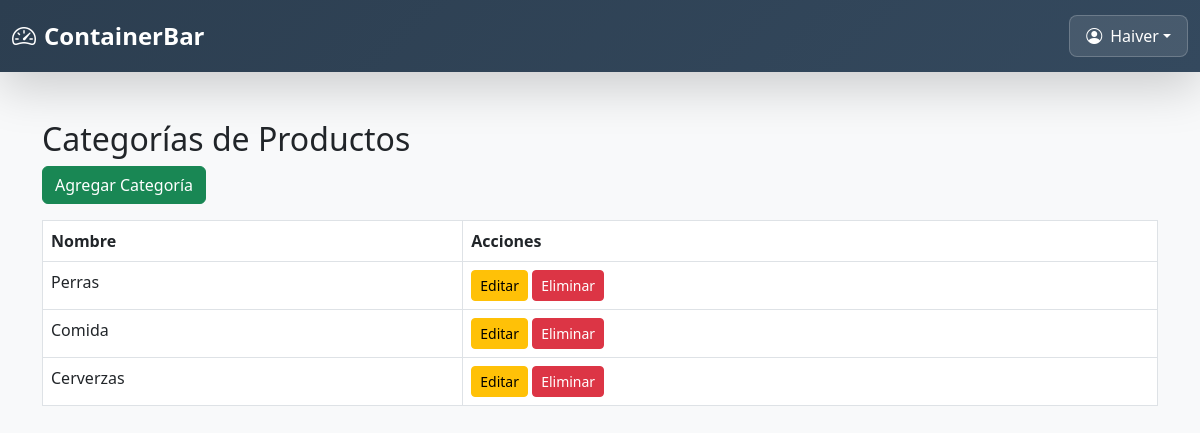
Screenshot of /categorias/ (signed in) with the database file from the repository.
### core/models.py (models this page shows, shortened)
class Categoria(models.Model):
    nombre = models.CharField(max_length=100, unique=True)
    descripcion = models.TextField(blank=True)

### core/views.py (the view)
# urls.py: path('categorias/', views.categorias_listar, name='categorias_listar'),
@never_cache
@login_required
def categorias_listar(request):
    categorias = Categoria.objects.all()
    return render(request, 'core/categorias/listar.html', {'categorias': categorias})

### core/templates/core/categorias/listar.html (shortened to what this page needs)
{% extends 'core/base.html' %}
{% block content %}
<div class="container mt-5">
  <h2>Categorías de Productos</h2>
  <a href="{% url 'categoria_crear' %}" class="btn btn-success mb-3">Agregar Categoría</a>
  <table class="table table-bordered">
    <thead>
      <tr>
        <th>Nombre</th>
        <th>Acciones</th>
      </tr>
    </thead>
    <tbody>
      {% for categoria in categorias %}
      <tr>
        <td>{{ categoria.nombre }}</td>
        <td>
          <a href="{% url 'categoria_editar' categoria.id %}" class="btn btn-sm btn-warning">Editar</a>
          <a href="{% url 'categoria_eliminar' categoria.id %}" class="btn btn-sm btn-danger">Eliminar</a>
        </td>
      </tr>
      {% empty %}
      <tr>
        <td colspan="2" class="text-center">No hay categorías registradas.</td>
      </tr>
      {% endfor %}
    </tbody>
  </table>
</div>
{% endblock %}

### core/templates/core/base.html (shortened to what this page needs)
<!DOCTYPE html>
<html lang="es">
<head>
  <link href="https://cdn.jsdelivr.net/npm/bootstrap@5.3.0/dist/css/bootstrap.min.css" rel="stylesheet">
  <link href="https://cdn.jsdelivr.net/npm/bootstrap-icons@1.10.5/font/bootstrap-icons.css" rel="stylesheet">
  <link href="https://cdnjs.cloudflare.com/ajax/libs/animate.css/4.1.1/animate.min.css" rel="stylesheet">
</head>
<body class="bg-light">
  <header class="header-fixed shadow-lg">
    <div class="container-fluid">
      <div class="d-flex justify-content-between align-items-center">
        <h3 class="header-title d-flex align-items-center">
          <i class="bi bi-speedometer2 me-2"></i>
          <span class="mobile-hide">Container </span> Bar
        </h3>
        {% if user.is_authenticated %}
          <div class="dropdown">
            <button class="btn user-btn dropdown-toggle d-flex align-items-center"
                    type="button"
                    id="usuarioDropdown"
                    data-bs-toggle="dropdown"
                    aria-expanded="false">
              <i class="bi bi-person-circle me-2"></i>
              <span class="mobile-hide">{{ request.user.username }}</span>
            </button>
          </div>
        {% endif %}
      </div>
    </div>
  </header>
  <main class="flex-grow-1">
    {% block content %}{% endblock %}
  </main>
</body>
</html>

### core/templates/core/base.html (style rules this page uses)
.header-fixed { background: linear-gradient(135deg, #2c3e50 0%, #34495e 100%); min-height: 70px; padding: 15px 0; }
.header-title { font-size: 1.5rem; font-weight: 600; margin: 0; color: white; }
.user-btn { background: rgba(255,255,255,0.1); border: 1px solid rgba(255,255,255,0.2); color: white; padding: 8px 16px; border-radius: 8px; }

### rows the page displays
Categoria: nombre "Perras"
Categoria: nombre "Comida"
Categoria: nombre "Cerverzas"

### other values shown
{{ request.user.username }} "Haiver"
